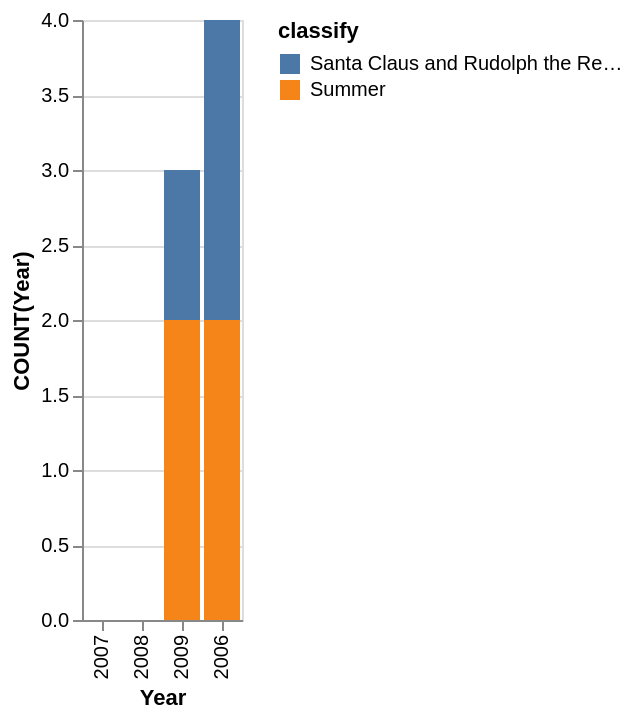

Write a Vega-Lite specification for this figure.
### Vega-Lite specification from a JSON file in a GitHub repository (floating-point values rounded to 4 significant figures)
{"data": {"values": [{"x_data": "2007", "y_data": 0, "classify": "Santa Claus and Rudolph the Red-Nosed Reindeer"}, {"x_data": "2008", "y_data": 0, "classify": "Santa Claus and Rudolph the Red-Nosed Reindeer"}, {"x_data": "2009", "y_data": 1, "classify": "Santa Claus and Rudolph the Red-Nosed Reindeer"}, {"x_data": "2006", "y_data": 2, "classify": "Santa Claus and Rudolph the Red-Nosed Reindeer"}, {"x_data": "2007", "y_data": 0, "classify": "Summer"}, {"x_data": "2008", "y_data": 0, "classify": "Summer"}, {"x_data": "2009", "y_data": 2, "classify": "Summer"}, {"x_data": "2006", "y_data": 2, "classify": "Summer"}]}, "mark": "bar", "encoding": {"x": {"field": "x_data", "type": "nominal", "title": "Year", "sort": {"op": "sum", "field": "y_data", "order": "ascending"}}, "y": {"field": "y_data", "type": "quantitative", "title": "COUNT(Year)"}, "color": {"field": "classify"}}}
